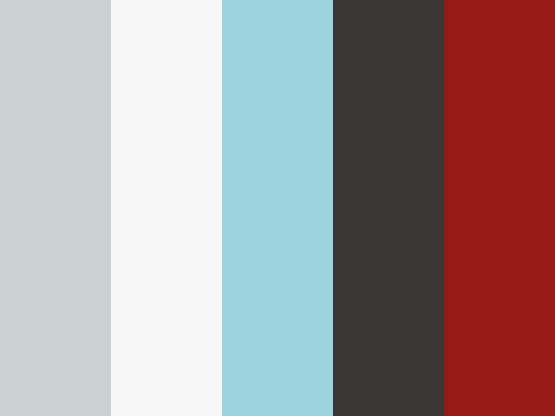
#> input picture notebooks/clipart2772093.png, 555 x 416 px
$ jupyter execute --allow-errors 20211102-affine-transformations-basics.ipynb   (shell and % lines are left out)
#> lines starting #> are read from the running program, lines starting #| are printed output that depends on the picture
### src/biomedical_image_segmentation/transforms/elastic_deform_v2.py
from typing import Optional, Tuple, Union

import cv2
import numpy as np

from numpy.random._generator import Generator

from numbers import Number


def _validate_image(img: np.ndarray):
    """Validate type, shape and datatype for given image."""

    if not isinstance(img, np.ndarray):
        raise TypeError(
            f"Expected NumPy image array, got {type(img)} instead."
        )

    if img.ndim != 3:
        raise ValueError(
            f"Expected NumPy image array with 3 dimensions "
            "(height * width * number of channels), "
            f"got {img.ndim}-dimension/s instead."
        )

    if img.dtype != np.uint8:
        raise TypeError(
            "Expected datatype for values in NumPy array of type uint8, "
            f"got {img.dtype}-datatype instead."
        )


def _get_scale_shear_translate_T(
    scale_x: float, scale_y: float, shear_x: float, shear_y: float, dtype: type
) -> np.ndarray:
    """Generate transformation matrix to perform scaling, shearing and translation x and y axis.

    Args:
        scale_x: A float value used to scale along x

        scale_y: A float value used to scale along y

        shear_x: A float value used to shear along x

        shear_y: A float value used to shear along y

        dtype: value datatype for values in transformation matrix

    Returns:
        A NumPy transformation matrix
    """
    T = np.eye(2, dtype=dtype)
    T[0, 0] = scale_x
    T[1, 1] = scale_y
    T[0, 1] = shear_x
    T[1, 0] = shear_y
    return T


def _get_rotation_T(radian: float) -> np.ndarray:
    """Generate Tranformation matrix to perform rotation along x and y axis.

    Args:
        radian: A float value in radians used to perform rotation

    Returns:
        A NumPy rotation matrix.
    """
    cos, sin = np.cos(radian), np.sin(radian)
    return np.array([[cos, -sin], [sin, cos]])


class AffineTransform:
    def __init__(
        self,
        scale_xy: Union[float, Tuple[float, float]] = 1.0,
        shear_xy: Union[float, Tuple[float, float]] = 0.0,
        translate_xy: Union[float, Tuple[float, float]] = 0.0,
        angle: float = 0.0,
        rotate_first: bool = False,
        border_mode: int = 4,
        dtype: type = np.float32,
    ):
        """Affine transformations.

        Note: all tranformations are performed w.r.t to origin
            where origin is considered at i=0, j=0 for an array of shape (x, y)

        Args:
            scale_xy: A single float value or tuple of 2 float values, default=1.0
                scale along x and y axis

            shear_xy: A single float value or tuple of 2 float values, default=0.0
                shear along x and y axis

            translate_xy: A single float value or tuple of 2 float values, default=0.0
                translate along x and y axis

            angle: degree of rotation in clockwise direction, default=0.0
                Negative degree can be given to perform anticlockwise direction

            rotate_first: A boolean flag, default=False
                if True rotation is performed before other transformations

            border_mode: A integer value used in opencv to decide border mode
                BORDER_CONSTANT    = 0
                BORDER_REPLICATE   = 1
                BORDER_REFLECT     = 2
                BORDER_WRAP        = 3
                BORDER_REFLECT_101 = 4
                BORDER_TRANSPARENT = 5

            dtype: type of values to be used for transformations, default=np.float32
        """
        if isinstance(scale_xy, Number):
            scale_xy = (scale_xy, scale_xy)
        self.scale_x, self.scale_y = scale_xy

        if isinstance(shear_xy, Number):
            shear_xy = (shear_xy, shear_xy)
        self.shear_x, self.shear_y = shear_xy

        if isinstance(translate_xy, Number):
            translate_xy = (translate_xy, translate_xy)
        self.translate_x, self.translate_y = translate_xy

        self.radian = np.radians(angle)
        self.rotate_first = rotate_first
        self.border_mode = border_mode
        self.dtype = dtype

        self.scale_shear_T = _get_scale_shear_translate_T(
            scale_x=self.scale_x,
            scale_y=self.scale_y,
            shear_x=self.shear_x,
            shear_y=self.shear_y,
            dtype=self.dtype,
        )
        self.rotation_T = _get_rotation_T(radian=self.radian)

    def _get_src_points(self, h: int, w: int) -> np.ndarray:
        """Initialize 3 points in original image space.

        Args:
            h: height of image

            w: width of image

        Returns:
            src_points: A NumPy array of shape (2, 3)
                np.array(
                    [[x_0, x_1, x_2],
                    [y_0, y_1, y_2]])
        """
        return np.array(
            [[0, w // 2 - 1, 0], [0, 0, h // 2 - 1]], dtype=self.dtype
        )

    def transform(self, img: np.ndarray):
        """Perform affine transformation over image.

        Args:
            img: 3-D NumPy array of shape (H, W, C)
                H: height of image

                W: width of image

                C: number of channels in image

        Returns:
            Affine transformed image of shape (H, W, C)
        """
        _validate_image(img=img)
        h, w, c = img.shape
        src_pts = self._get_src_points(h=h, w=w)

        if self.rotate_first:  # if rotation is requried to be performed first
            dst_pts = self.rotation_T @ src_pts
            dst_pts = self.scale_shear_T @ dst_pts + np.array(
                [self.translate_x, self.translate_y]
            ).reshape(-1, 1)
        else:
            dst_pts = self.scale_shear_T @ src_pts + np.array(
                [self.translate_x, self.translate_y]
            ).reshape(-1, 1)
            dst_pts = self.rotation_T @ dst_pts

        dst_pts = dst_pts.astype(src_pts.dtype)

        M = cv2.getAffineTransform(src_pts.T, dst_pts.T)

        trnsf_img = cv2.warpAffine(
            src=img,
            M=M,
            dsize=(w, h),
            borderMode=self.border_mode,
        )

        if c == 1:
            trnsf_img = np.expand_dims(trnsf_img, axis=-1)

        return trnsf_img

### src/biomedical_image_segmentation/utils.py
import os
from pickle import load
from typing import Any, List, Tuple

import numpy as np
import torch
from numpy import ndarray


# [52 lines left out: functions split, load_pickle, create_dir, empty_dir, not called in this run]


from torch import Tensor
from typing import List
from torchvision.utils import make_grid
from torchvision.transforms import ToPILImage, ToTensor


def plot_images(imgs: List[Tensor]):
    """Generate PIL image for given list of tensors."""
    return ToPILImage()(
        make_grid([ToTensor()(img) for img in imgs], pad_value=1, padding=10)
    )


from typing import Callable


# [6 lines left out: function copy_docstring, not called in this run]

### notebooks/20211102-affine-transformations-basics.ipynb
[cell 1]
from matplotlib import pyplot as plt
import numpy as np

[cell 2]
arr = np.array(
    [[-2, -2,  2,  2],
     [ 2, -2, -2,  2]])
arr

[cell 3]
arr[0][[0,-1]]

[cell 4]
def plot(arr: np.ndarray):
    lim = np.max(np.abs(arr))
    x_min, x_max = np.min(arr[0]), np.max(arr[0])
    y_min, y_max = np.min(arr[1]), np.max(arr[1])
    fig, ax = plt.subplots(figsize=(5,5))
    ax.scatter(arr[0], arr[1], color="red")
    ax.plot(arr[0], arr[1], color="blue")
    ax.plot(arr[0][[0, -1]], arr[1][[0, -1]], color="blue")
    ax.set_xlim(x_min - lim//2, x_max + lim //2)
    ax.set_ylim(y_min - lim//2, y_max + lim//2)
    plt.grid()
    plt.show()

[cell 5]
plot(arr)
#> in plot, `plt.show()`:
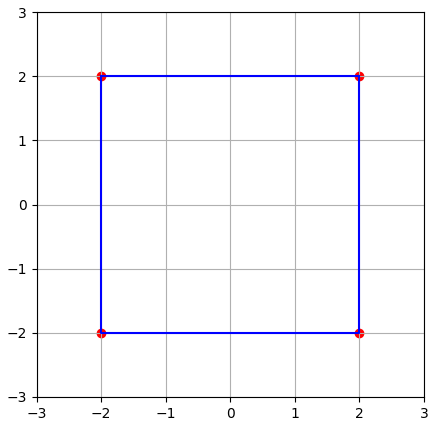
#> figure drawn by matplotlib, 1 panel

## Scaling

### Along x

[cell 6]
mat = np.array([[.5, 0], [0, 1]])
plot(mat @ arr)
#> in plot (call 2), `plt.show()`:
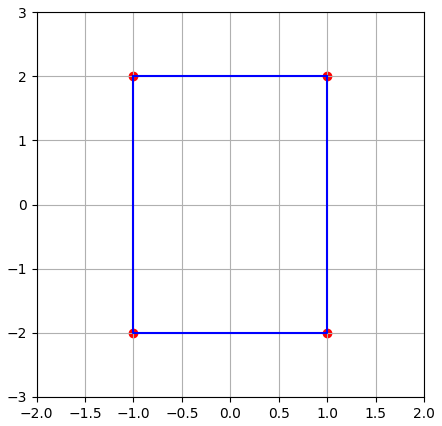
#> figure drawn by matplotlib, 1 panel

### Along y

[cell 7]
mat = np.array([[1, 0], [0, .5]])
plot(mat @ arr)
#> in plot (call 3), `plt.show()`:
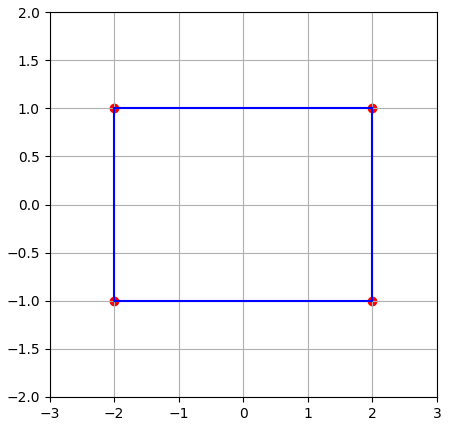
#> figure drawn by matplotlib, 1 panel

## Shearing

### Along x

[cell 8]
mat = np.array(
    [[1, 0.5],
     [0, 1]])
plot(mat @ arr)
#> in plot (call 4), `plt.show()`:
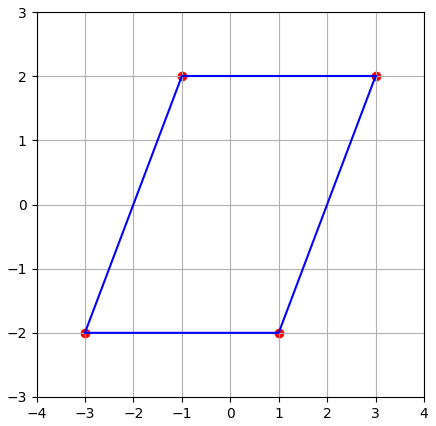
#> figure drawn by matplotlib, 1 panel

### Along y

[cell 9]
mat = np.array(
    [[1, 0.],
     [0.5, 1]])
plot(mat @ arr)
#> in plot (call 5), `plt.show()`:
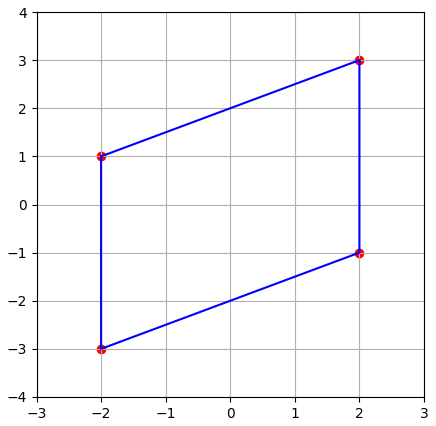
#> figure drawn by matplotlib, 1 panel

# Example of affine transformation

[cell 10]
from PIL import Image
import cv2

[cell 11]
from biomedical_image_segmentation.transforms.elastic_deform_v2 import AffineTransform
from biomedical_image_segmentation.utils import plot_images

[cell 12]
# img = Image.open("/home/mittal.nit/projects/biomedical_image_segmentation/data/samples/train/0.tif")
img = Image.open("clipart2772093.png")
#> img is the input picture: PIL image 555x416 RGB; mean R, G, B 163.4, 149.2, 152
img_arr = np.array(img)
# img_arr = np.stack([img_arr]*3, axis=2)


aff = AffineTransform(scale_xy=1., shear_xy=.1, translate_xy=0, angle=10, border_mode=cv2.BORDER_CONSTANT)
trnsf_img_arr = aff.transform(img_arr)
#> in transform, `trnsf_img = cv2.warpAffine( src=img, M=M, dsize=(w, h), borderMode=sel..`:
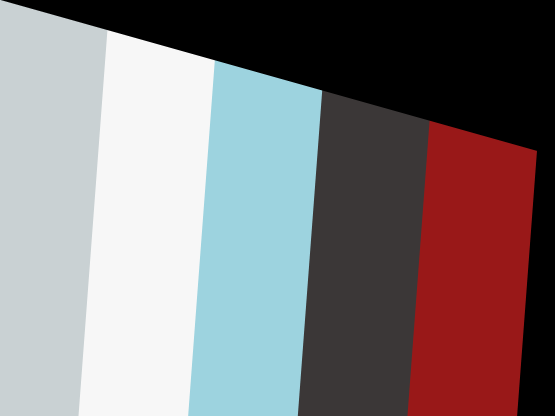
#> trnsf_img: shape (416, 555, 3); mean R, G, B 130.6, 122.9, 125.2
if img_arr.shape[-1]==1:
    img_arr = img_arr.squeeze(axis=-1)
    trnsf_img_arr = trnsf_img_arr.squeeze(axis=-1)
plot_images([Image.fromarray(img_arr), Image.fromarray(trnsf_img_arr)])
#> (the call stopped at in plot_images, `return ToPILImage()( make_grid([ToTensor()(img) for img in imgs], pad_..`: torchvision is not available in this run)

[cell 13]
class Foo:
    """Sample docstring."""
    pass
    def getBar(self,):
        """Docstring for getbar"""

def is_documented_by(original):
    def wrapper(target):
        target.__doc__ = original.__doc__
        return target
    return wrapper

class Waldo:
    @is_documented_by(Foo.getBar)
    def getBar():
        pass

[cell 14]
w = Waldo()

#> (a cell that did not finish here is left out)
